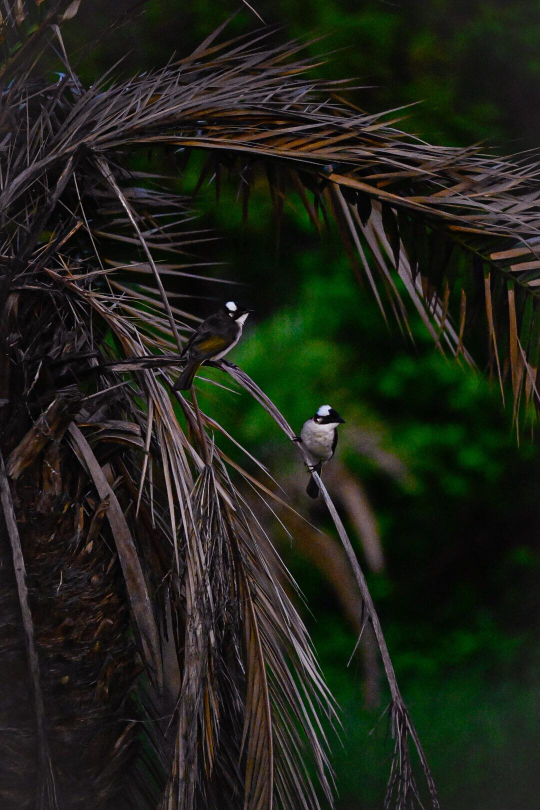
#> input picture try.jpg, 1080 x 1620 px (shown at 1/2 size)
$ python detect.py
#> lines starting #> are read from the running program, lines starting #| are printed output that depends on the picture; after the words box and inside, x2 and y2 are one past the last pixel; in counts of white or black regions, pixels touching at a corner belong together
import cv2
import numpy as np

def empty(v):
    pass

img = cv2.imread('try.jpg')
#> img is the input picture: shape (1620, 1080, 3); mean B, G, R 24.9, 34.3, 31.5
img = cv2.resize(img, (0, 0), fx=0.1, fy=0.1)
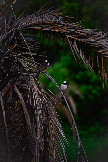
#> img: shape (162, 108, 3); mean B, G, R 25.1, 34.6, 31.8

hsv = cv2.cvtColor(img, cv2.COLOR_BGR2HSV)
#> hsv: shape (162, 108, 3); mean H, S, V 72.1, 108.1, 39.1

cv2.namedWindow('TrackBar')
cv2.resizeWindow('TrackBar', 640, 320)

cv2.createTrackbar('Hue Min', 'TrackBar', 0, 179, empty)
#> slider 'Hue Min' is set to 35
cv2.createTrackbar('Hue Max', 'TrackBar', 179, 179, empty)
cv2.createTrackbar('Sat Min', 'TrackBar', 0, 255, empty)
#> slider 'Sat Min' is set to 51
cv2.createTrackbar('Sat Max', 'TrackBar', 255, 255, empty)
cv2.createTrackbar('Val Min', 'TrackBar', 0, 255, empty)
#> slider 'Val Min' is set to 51
cv2.createTrackbar('Val Max', 'TrackBar', 255, 255, empty)

while True:
    h_min = cv2.getTrackbarPos('Hue Min', 'TrackBar')
    h_max = cv2.getTrackbarPos('Hue Max', 'TrackBar')
    s_min = cv2.getTrackbarPos('Sat Min', 'TrackBar')
    s_max = cv2.getTrackbarPos('Sat Max', 'TrackBar')
    v_min = cv2.getTrackbarPos('Val Min', 'TrackBar')
    v_max = cv2.getTrackbarPos('Val Max', 'TrackBar')
    print(h_min, h_max, s_min, s_max, v_min, v_max)

    lower=np.array([h_min, s_min, v_min])
    upper=np.array([h_max, s_max, v_max])

    mask = cv2.inRange(hsv, lower, upper)
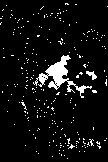
#> mask: shape (162, 108); 6.4% white; 237 white regions (235 under 20 px), largest, box (x1, y1, x2, y2) and area: (33, 55, 92, 98) 630, (86, 71, 97, 80) 49
    result = cv2.bitwise_and(img, img, mask=mask)
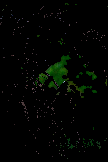
#> result: shape (162, 108, 3); mean B, G, R 1.5, 4.1, 2

    cv2.imshow('img', img)
    cv2.imshow('hsv', hsv)
    cv2.imshow('mask', mask)
    cv2.imshow('result', result)
    cv2.waitKey(1)
